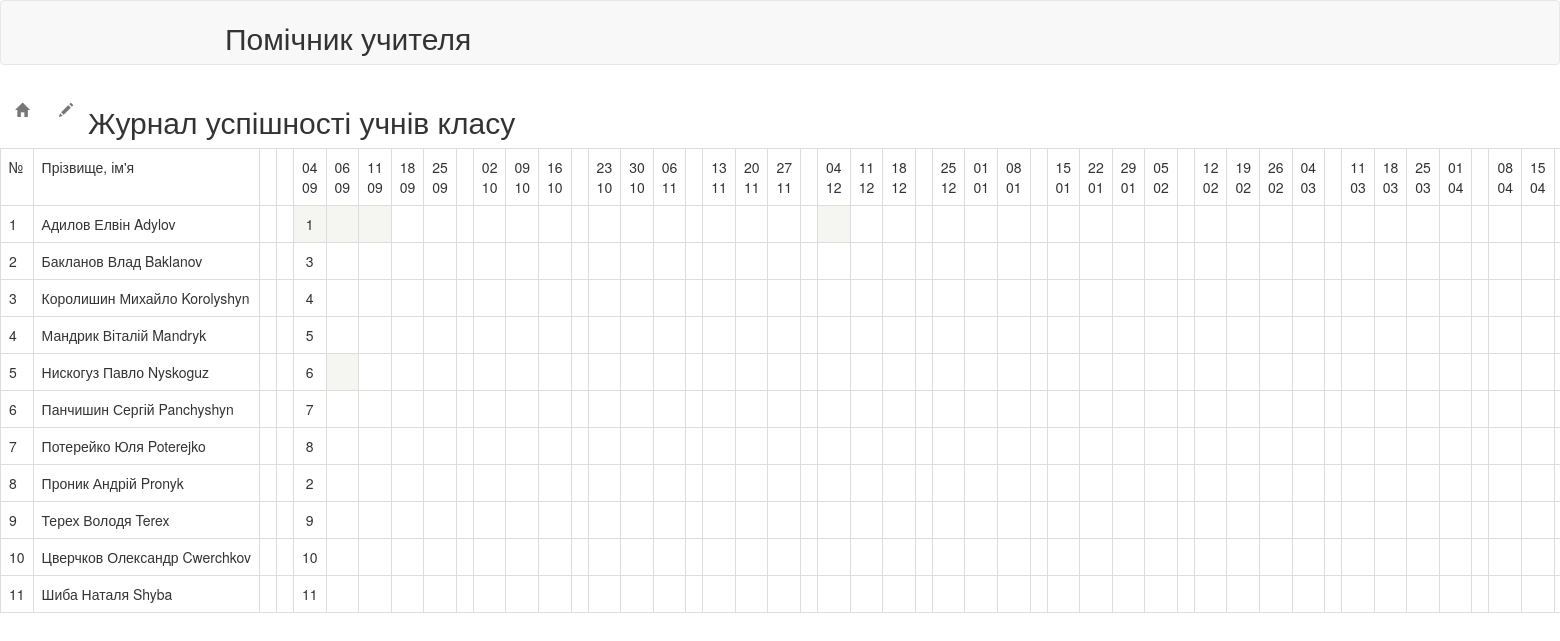
/klas_predmet/journal/, run on the app's committed database.
### Klas_Predmet/models.py (models this page shows, shortened)
class Tema(models.Model):
    num = models.CharField(max_length=3)
    dat = models.DateField(null=True)
    tema = models.TextField()
    home = models.TextField()
    class Meta():
        db_table = 'tema'

class Uch(models.Model):
    pib = models.CharField(
        max_length=50,
        unique = True
    )
    class Meta():
        db_table = 'uch'
        ordering = ('pib',)

### Klas_Predmet/views.py (the view)
def journal(request):
    d = Tema.objects.all()
    u = Uch.objects.all()
    j = Journal.objects.all()
    ocinka = []
    rjadok = []
    rjadok.append('№')
    rjadok.append('Прізвище, ім\'я')
    for dd in d:
        rjadok.append(dd.dat)
    ocinka.append(rjadok)
    for i, uu in enumerate(u):
        rjadok = []
        rjadok.append(str(i+1))
        rjadok.append(uu.pib)
        for dd in d:
            if dd.num > '':
                for jj in j:
                    if uu.id == jj.uch_id and dd.num == str(jj.tema_id):
                        rjadok.append(jj.ocinka+' '+jj.comment)
            else:
                rjadok.append('')
        ocinka.append(rjadok)
    ctx = {
        'jor' : ocinka
    }
    return render(request, 'journal.html', ctx)

### templates/journal.html (shortened to what this page needs)
{% load staticfiles %}
<!DOCTYPE html>
<html lang="en " xmlns="http://www.w3.org/1999/html">
<head>
    <link rel="stylesheet" href="{% static 'css/bootstrap.css' %}">
    <link rel="stylesheet" type="text/css" href="{% static 'css/style.css' %}">
</head>
<body>
     <nav class="navbar navbar-default">
        <div class="container">
            <div id="navbar" class="navbar-collapse collapse">
                <ul class="nav navbar-nav">
                    <li><h2>Помічник учителя</h2></li>
                </ul>
            </div>
        </div>
     </nav>
     <nav class="navbar-default">
        <ul class="nav navbar-nav">
            <li><a href=".."><i class="glyphicon glyphicon-home" aria-hidden="true"></i></a></li>
            <li><a href="../journal_edit"><i class="glyphicon glyphicon-pencil" aria-hidden="true"></i></a></li>
            <li><h2>Журнал успішності учнів класу</h2></li>
        </ul>
     </nav>
     <table class="table table-bordered">
     {% for d in jor %}
         <tr>
         {% for dd in d %}
            {% if dd|length >= 1 %}
                {% if forloop.counter == 1 or forloop.counter == 2 %}
                    <td class="text-nowrap">{{ dd }}</td>
                {% else %}
                    {% if dd|slice:"3:"|cut:" "|length > 0 %}
                        <td class="text-nowrap" title="{{ dd|slice:"1:" }}" bgcolor="#F5F5F1" align="center">{{ dd|slice:"1" }}</td>
                    {% else %}
                        <td class="text-nowrap" align="center">{{ dd|slice:"2" }}</td>
                    {% endif %}
                {% endif %}
            {% else %}
                <td  class="text-nowrap">{{ dd|date:"d" }}<br>{{ dd|date:"m" }}</td>
            {% endif %}
         {% endfor %}
     {% endfor %}
     </tr>
     </table>
</body>
</html>

### data on the page
Tema: d "04", d "09"
Tema: d "06", d "09"
Tema: d "11", d "09"
Tema: d "18", d "09"
Tema: d "25", d "09"
Tema: d "02", d "10"
Tema: d "09", d "10"
Tema: d "16", d "10"
Tema: d "23", d "10"
Tema: d "30", d "10"
Tema: d "06", d "11"
Tema: d "13", d "11"
Tema: d "20", d "11"
Tema: d "27", d "11"
Tema: d "04", d "12"
Tema: d "11", d "12"
Tema: d "18", d "12"
Tema: d "25", d "12"
Tema: d "01", d "01"
Tema: d "08", d "01"
Tema: d "15", d "01"
Tema: d "22", d "01"
Tema: d "29", d "01"
Tema: d "05", d "02"
Tema: d "12", d "02"
Tema: d "19", d "02"
Tema: d "26", d "02"
Tema: d "04", d "03"
Tema: d "11", d "03"
Tema: d "18", d "03"
Tema: d "25", d "03"
Tema: d "01", d "04"
Tema: d "08", d "04"
Tema: d "15", d "04"
Uch: d "Адилов Елвін Adylov"
Uch: d "Бакланов Влад Baklanov"
Uch: d "Королишин Михайло Korolyshyn"
Uch: d "Мандрик Віталій Mandryk"
Uch: d "Нискогуз Павло Nyskoguz"
Uch: d "Панчишин Сергій Panchyshyn"
Uch: d "Потерейко Юля Poterejko"
Uch: d "Проник Андрій Pronyk"
Uch: d "Терех Володя Terex"
Uch: d "Цверчков Олександр Cwerchkov"
Uch: d "Шиба Наталя Shyba"

### other printed values
{{ dd }} "№" "Прізвище, ім'я" "1" "2" "3" "4" "5" "6" "7" "8" "9" "10" "11"
{{ dd|slice:"1" }} "1"
{{ dd|slice:"2" }} "3" "4" "5" "6" "7" "8" "2" "9" "10" "11"
